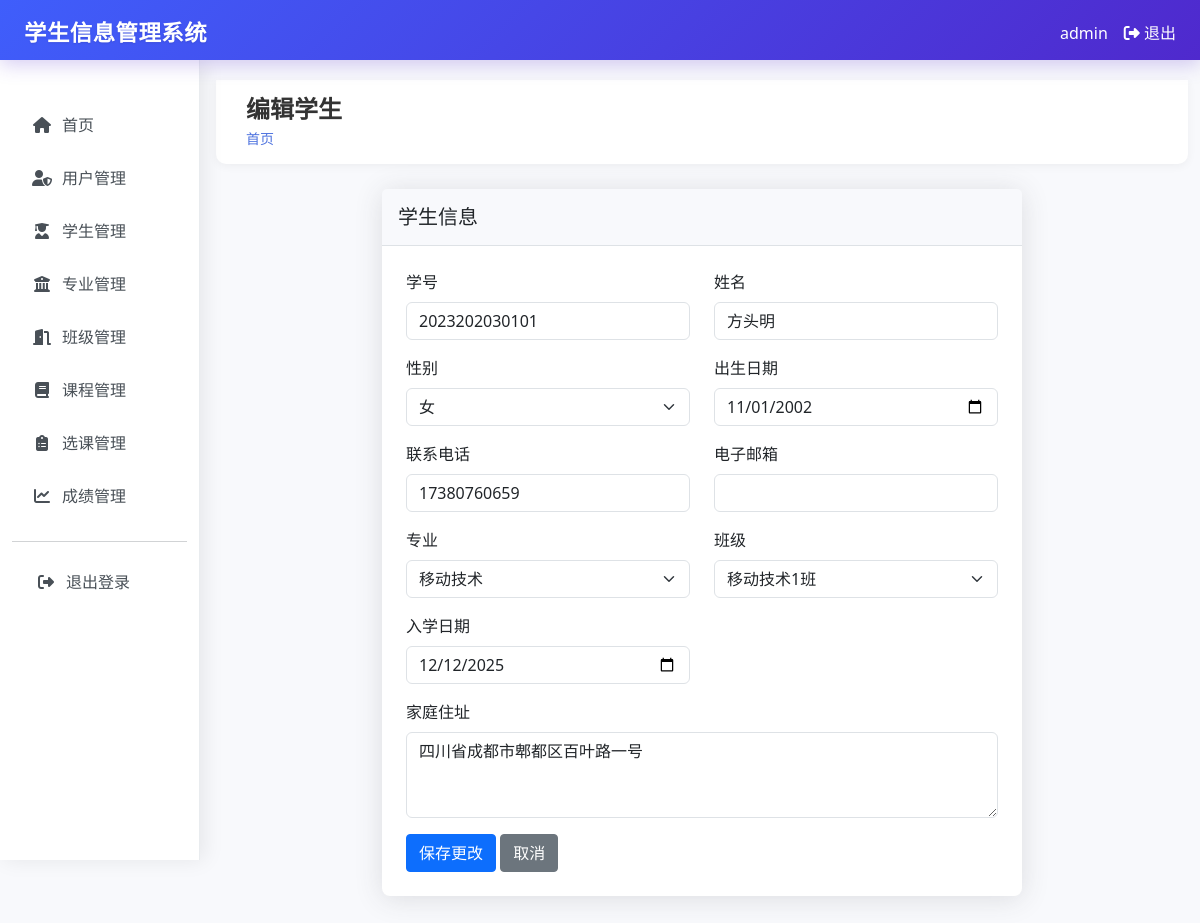
The page /students/1/edit (signed in) on the database as committed earlier.
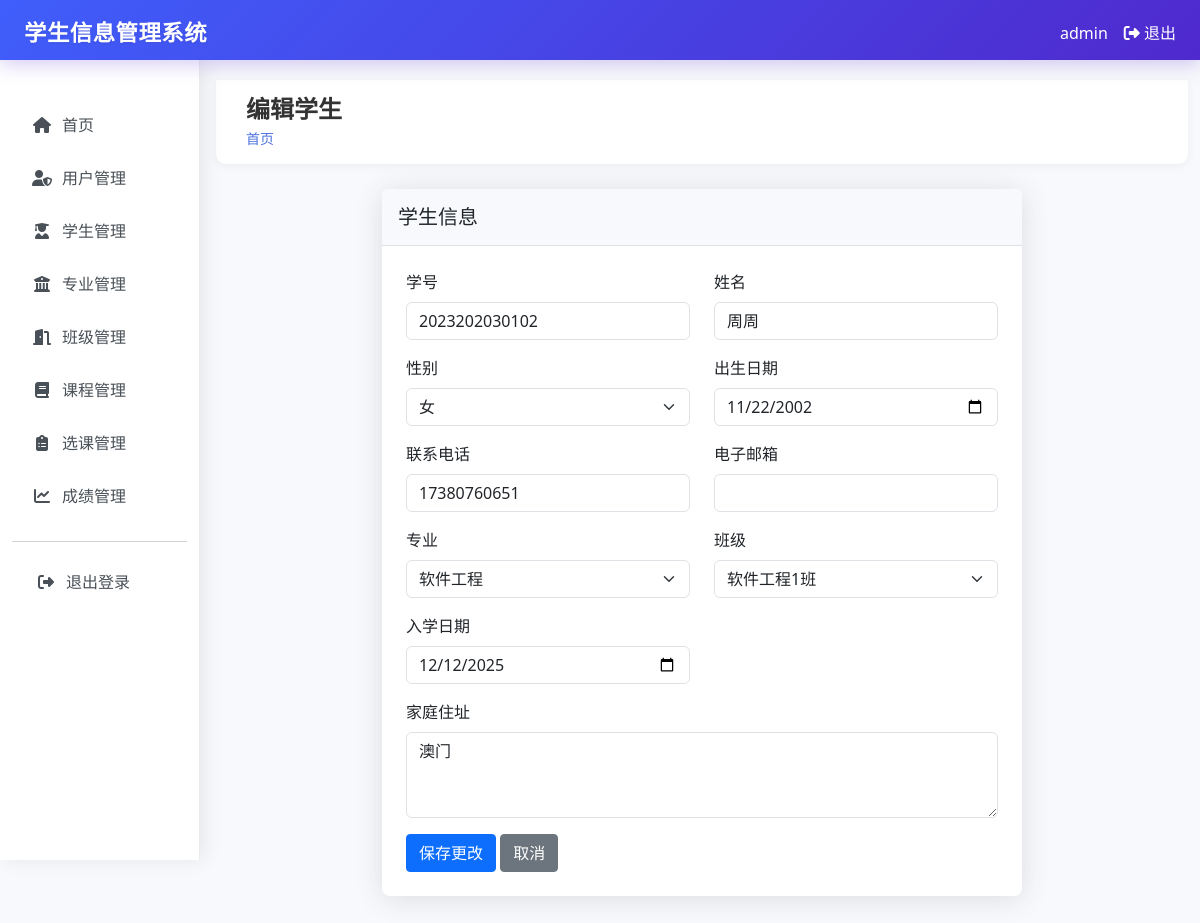
The same page on the database as committed later.
### tables this page shows
CREATE TABLE students (
        id INTEGER PRIMARY KEY AUTOINCREMENT,
        student_id TEXT UNIQUE NOT NULL,
        name TEXT NOT NULL,
        gender TEXT NOT NULL,
        birth_date TEXT,
        address TEXT,
        phone TEXT,
        email TEXT,
        major_id INTEGER,
        class_id INTEGER,
        enrollment_date TEXT,
        created_by INTEGER,
        created_at TIMESTAMP DEFAULT CURRENT_TIMESTAMP, avatar TEXT,
        FOREIGN KEY (major_id) REFERENCES majors (id),
        FOREIGN KEY (class_id) REFERENCES classes (id),
        FOREIGN KEY (created_by) REFERENCES users (id)
    );

CREATE TABLE majors (
        id INTEGER PRIMARY KEY AUTOINCREMENT,
        name TEXT UNIQUE NOT NULL,
        description TEXT,
        created_at TIMESTAMP DEFAULT CURRENT_TIMESTAMP
    );

CREATE TABLE classes (
        id INTEGER PRIMARY KEY AUTOINCREMENT,
        name TEXT UNIQUE NOT NULL,
        major_id INTEGER,
        description TEXT,
        created_at TIMESTAMP DEFAULT CURRENT_TIMESTAMP,
        FOREIGN KEY (major_id) REFERENCES majors (id)
    );

### app.py (the view, shortened to what this page needs)
@app.route("/students/<int:student_id>/edit", methods=["GET", "POST"])
@login_required
def edit_student(student_id):
    conn = get_db_connection()
    student = conn.execute("SELECT * FROM students WHERE id = ?", (student_id,)).fetchone()
    if session.get("role") != "admin" and student["created_by"] != session["user_id"]:
        flash("您没有权限编辑此学生信息")
        return redirect(url_for("students"))
    majors = conn.execute("SELECT * FROM majors ORDER BY name").fetchall()
    classes = conn.execute("SELECT * FROM classes ORDER BY name").fetchall()
    conn.close()
    return render_template("students/edit.html", student=student, majors=majors, classes=classes)

### app.py (called while the page is built)
def login_required(f):
    @wraps(f)
    def decorated_function(*args, **kwargs):
        if "user_id" not in session:
            return redirect(url_for("login"))
        return f(*args, **kwargs)
    return decorated_function

def get_db_connection():
    conn = sqlite3.connect("student_management.db")
    conn.row_factory = sqlite3.Row
    return conn

### templates/students/edit.html (shortened to what the changed rows need)
{% extends "base.html" %}
{% block header %}编辑学生{% endblock %}
{% block content %}
<div class="row justify-content-center">
    <div class="col-md-8">
        <div class="card">
            <div class="card-body">
                <form method="post">
                    <div class="row">
                        <div class="col-md-6 mb-3">
                            <label for="student_id" class="form-label">学号</label>
                            <input type="text" class="form-control" id="student_id" name="student_id" value="{{ student.student_id }}" readonly onclick="alert('学号字段不能修改'); this.blur(); return false;">
                        </div>
                        <div class="col-md-6 mb-3">
                            <label for="name" class="form-label">姓名</label>
                            <input type="text" class="form-control" id="name" name="name" value="{{ student.name }}" required>
                        </div>
                    </div>
                    <div class="row">
                        <div class="col-md-6 mb-3">
                            <label for="gender" class="form-label">性别</label>
                            <select class="form-select" id="gender" name="gender" required>
                                <option value="女" {% if student.gender == '女' %}selected{% endif %}>女</option>
                            </select>
                        </div>
                        <div class="col-md-6 mb-3">
                            <label for="birth_date" class="form-label">出生日期</label>
                            <input type="date" class="form-control" id="birth_date" name="birth_date" value="{{ student.birth_date }}">
                        </div>
                    </div>
                    <div class="row">
                        <div class="col-md-6 mb-3">
                            <label for="phone" class="form-label">联系电话</label>
                            <input type="tel" class="form-control" id="phone" name="phone" value="{{ student.phone }}">
                        </div>
                    </div>
                    <div class="row">
                        <div class="col-md-6 mb-3">
                            <label for="major_id" class="form-label">专业</label>
                            <select class="form-select" id="major_id" name="major_id">
                                {% for major in majors %}
                                <option value="{{ major.id }}" {% if student.major_id == major.id %}selected{% endif %}>{{ major.name }}</option>
                                {% endfor %}
                            </select>
                        </div>
                        <div class="col-md-6 mb-3">
                            <label for="class_id" class="form-label">班级</label>
                            <select class="form-select" id="class_id" name="class_id">
                                {% for class in classes %}
                                <option value="{{ class.id }}" {% if student.class_id == class.id %}selected{% endif %}>{{ class.name }}</option>
                                {% endfor %}
                            </select>
                        </div>
                    </div>
                    <div class="row">
                        <div class="col-md-6 mb-3">
                            <label for="enrollment_date" class="form-label">入学日期</label>
                            <input type="date" class="form-control" id="enrollment_date" name="enrollment_date" value="{{ student.enrollment_date }}">
                        </div>
                    </div>
                    <div class="mb-3">
                        <label for="address" class="form-label">家庭住址</label>
                        <textarea class="form-control" id="address" name="address" rows="3">{{ student.address }}</textarea>
                    </div>
                </form>
            </div>
        </div>
    </div>
</div>
{% endblock %}

Rows that differ between the two databases and show on the page:
changed students: student_id "2023202030101" → "2023202030102"; name "方头明" → "周周"; birth_date "11/01/2002" → "11/22/2002"; phone "17380760659" → "17380760651"; major_id "移动技术" → "软件工程"; class_id "移动技术1班" → "软件工程1班"; address "四川省成都市郫都区百叶路一号" → "澳门"
